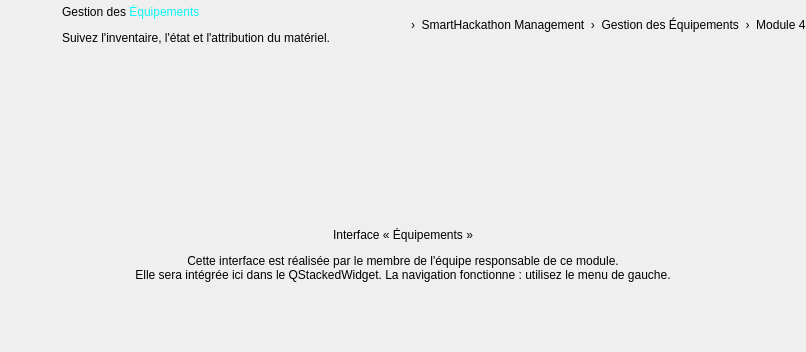
<widget class="QWidget" name="pageEquipements"><layout class="QVBoxLayout" name="layoutPageEquipements"><property name="leftMargin"><number>0</number></property><property name="topMargin"><number>0</number></property><property name="rightMargin"><number>0</number></property><property name="bottomMargin"><number>0</number></property><property name="spacing"><number>12</number></property><item><layout class="QHBoxLayout" name="layoutTitleEquipements"><property name="spacing"><number>12</number></property><item><widget class="QLabel" name="labelTitleIconEquipements"><property name="pixmap"><pixmap resource="resources.qrc">:/icons/ti_cpu.png</pixmap></property><property name="scaledContents"><bool>true</bool></property><property name="minimumSize"><size><width>50</width><height>50</height></size></property><property name="maximumSize"><size><width>50</width><height>50</height></size></property></widget></item><item><layout class="QVBoxLayout" name="layoutTitleTxtEquipements"><property name="spacing"><number>0</number></property><item><widget class="QLabel" name="labelTitleEquipements"><property name="text"><string>Gestion des &lt;span style=&quot;color:#0BF8F6;&quot;&gt;Équipements&lt;/span&gt;</string></property><property name="textFormat"><enum>Qt::RichText</enum></property><property name="pageTitle" stdset="0"><bool>true</bool></property></widget></item><item><widget class="QLabel" name="labelSubtitleEquipements"><property name="text"><string>Suivez l'inventaire, l'état et l'attribution du matériel.</string></property><property name="pageSub" stdset="0"><bool>true</bool></property></widget></item></layout></item><item><spacer name="spTitleEquipements"><property name="orientation"><enum>Qt::Horizontal</enum></property><property name="sizeHint" stdset="0"><size><width>40</width><height>10</height></size></property></spacer></item><item><widget class="QLabel" name="labelHomeIconEquipements"><property name="pixmap"><pixmap resource="resources.qrc">:/icons/home_c.png</pixmap></property><property name="scaledContents"><bool>true</bool></property><property name="minimumSize"><size><width>16</width><height>16</height></size></property><property name="maximumSize"><size><width>16</width><height>16</height></size></property></widget></item><item><widget class="QLabel" name="labelBreadcrumbEquipements"><property name="text"><string>›  SmartHackathon Management  ›  Gestion des Équipements  ›  Module 4</string></property><property name="pageSub" stdset="0"><bool>true</bool></property></widget></item></layout></item><item><widget class="QFrame" name="framePlaceholderEquipements"><property name="card" stdset="0"><bool>true</bool></property><layout class="QVBoxLayout" name="layoutPhEquipements"><property name="leftMargin"><number>30</number></property><property name="topMargin"><number>30</number></property><property name="rightMargin"><number>30</number></property><property name="bottomMargin"><number>30</number></property><property name="spacing"><number>12</number></property><item><spacer name="spPhTEquipements"><property name="orientation"><enum>Qt::Vertical</enum></property><property name="sizeHint" stdset="0"><size><width>20</width><height>40</height></size></property></spacer></item><item alignment="Qt::AlignHCenter"><widget class="QLabel" name="labelPhIconEquipements"><property name="pixmap"><pixmap resource="resources.qrc">:/icons/ti_cpu.png</pixmap></property><property name="scaledContents"><bool>true</bool></property><property name="minimumSize"><size><width>84</width><height>84</height></size></property><property name="maximumSize"><size><width>84</width><height>84</height></size></property></widget></item><item><widget class="QLabel" name="labelPhTitleEquipements"><property name="text"><string>Interface « Équipements »</string></property><property name="phTitle" stdset="0"><bool>true</bool></property><property name="alignment"><set>Qt::AlignCenter</set></property></widget></item><item><widget class="QLabel" name="labelPhTextEquipements"><property name="text"><string>Cette interface est réalisée par le membre de l'équipe responsable de ce module.
Elle sera intégrée ici dans le QStackedWidget. La navigation fonctionne : utilisez le menu de gauche.</string></property><property name="phText" stdset="0"><bool>true</bool></property><property name="alignment"><set>Qt::AlignCenter</set></property></widget></item><item><spacer name="spPhBEquipements"><property name="orientation"><enum>Qt::Vertical</enum></property><property name="sizeHint" stdset="0"><size><width>20</width><height>40</height></size></property></spacer></item></layout></widget></item></layout></widget>
